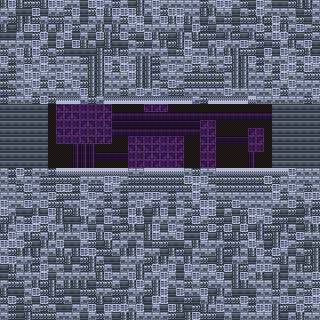

Rendered tile map (Tiled .tmx) drawn with the repository's tilesets; below, a short description and the map source with its tile grids summarised:
An orthogonal 40x40 tile map with 8x8 px tiles, 3 tile layers (Map, Flip, Foreground) and 4 objects (2x spawnPoint, 2x portal).

<map version="1.2" tiledversion="2019.12.11" orientation="orthogonal" renderorder="right-down" compressionlevel="0" width="40" height="40" tilewidth="8" tileheight="8" infinite="0" nextlayerid="5" nextobjectid="8">
 <editorsettings>
  <export target="../../src/maps/map002.json" format="json" />
 </editorsettings>
 <tileset firstgid="1" source="tiles.tsx" />
 <layer id="1" name="Map" width="40" height="40">
  <data>[1600 cells, 1600 non-empty, 15 distinct tile ids]</data>
 </layer>
 <layer id="2" name="Flip" width="40" height="40">
  <data>[1600 cells, 0 non-empty, 0 distinct tile ids]</data>
 </layer>
 <layer id="4" name="Foreground" width="40" height="40">
  <data>[1600 cells, 96 non-empty, 1 distinct tile ids]</data>
 </layer>
 <objectgroup id="3" name="Objects">
  <object id="3" name="enterRight" type="spawnPoint" x="268.477" y="144.152">
   <point />
  </object>
  <object id="4" name="enterLeft" type="spawnPoint" x="51.8105" y="146.318">
   <point />
  </object>
  <object id="5" name="exitLeft" type="portal" x="-21.3558" y="105.985" width="45.3333" height="60.6667">
   <properties>
    <property name="destinationMap" value="map000" />
    <property name="destinationSpawn" value="enterRight" />
   </properties>
  </object>
  <object id="6" name="exitRight" type="portal" x="300.523" y="106.349" width="45.3333" height="60.6667">
   <properties>
    <property name="destinationMap" value="map001" />
    <property name="destinationSpawn" value="enterLeft" />
   </properties>
  </object>
 </objectgroup>
</map>
